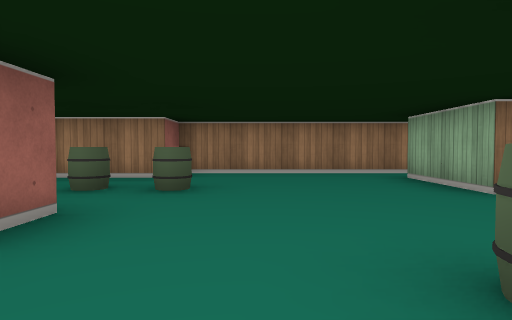
View 1 (above)

16 first-person views from a walk through a cub3D level. The camera is about half as high as the walls, tilts 2° down and sees 75° across. The floor is counted in squares. Each view is taken from the middle of a square. On the plan, view 1 faces up. The plan holds only what a view shows up to about 9 squares ahead; the rest is blank.

View 2
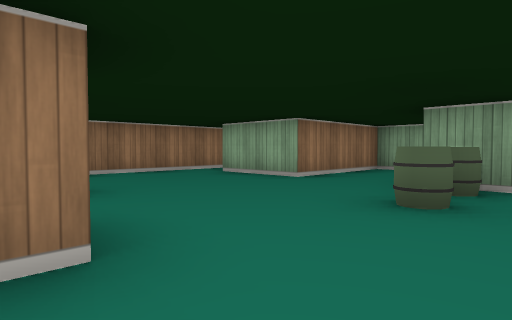

View 3
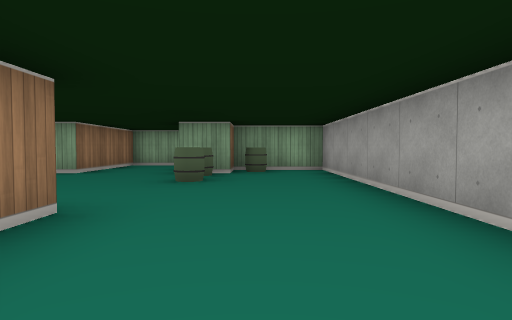

View 4
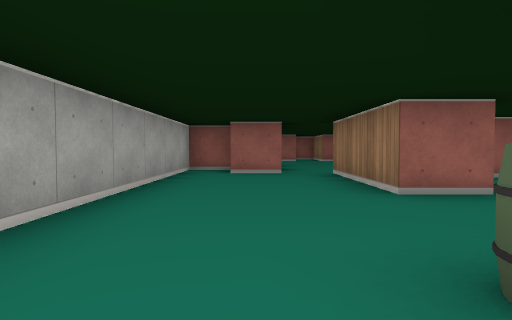

View 5
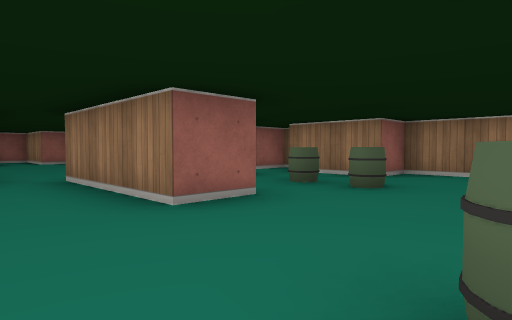

View 6
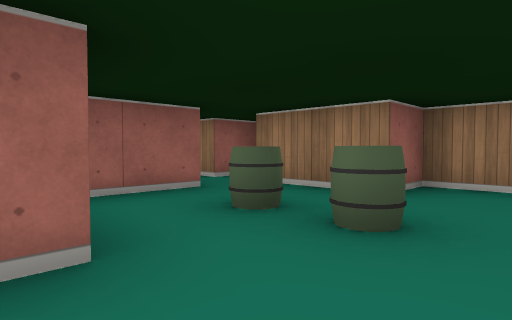

View 7
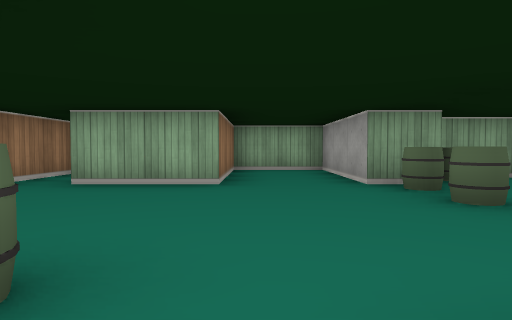

View 8
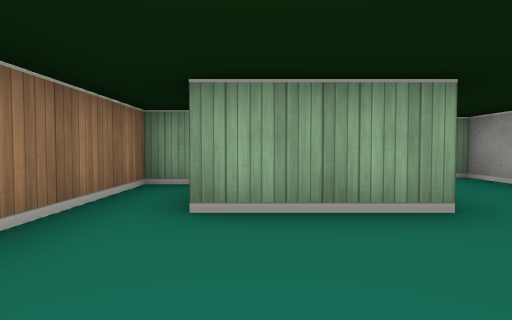

View 9
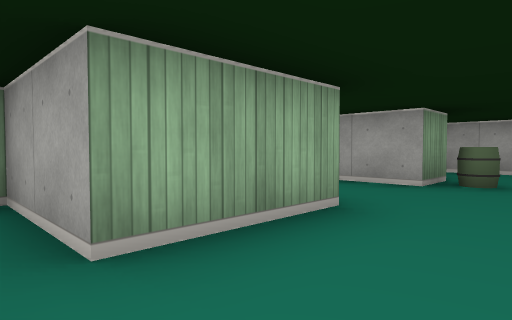

View 10
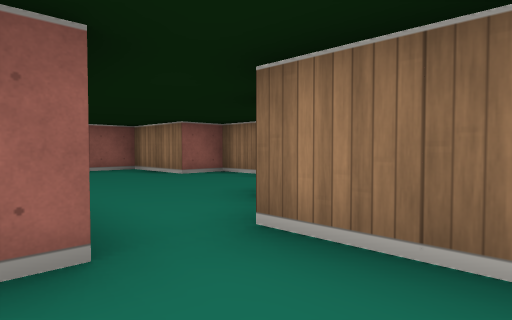

View 11
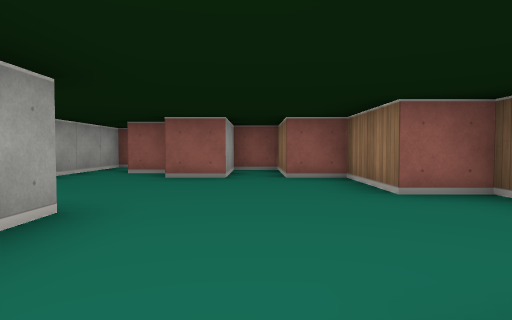

View 12
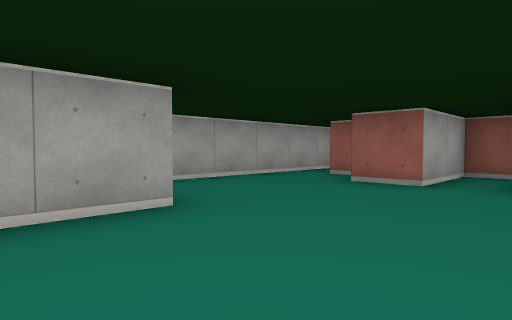

View 13
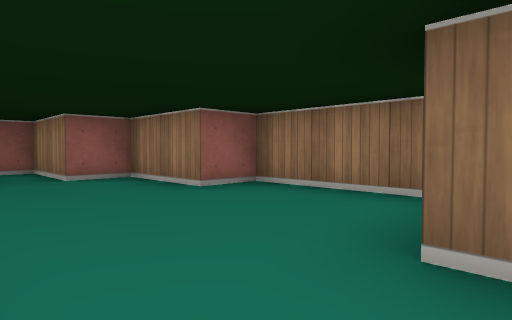

View 14
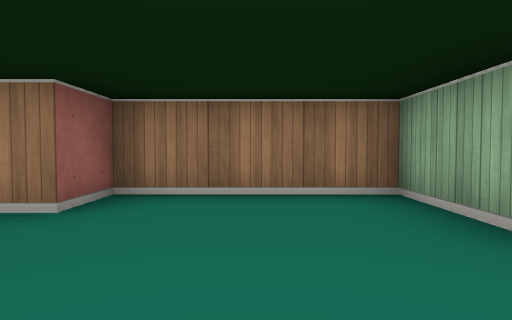

View 15
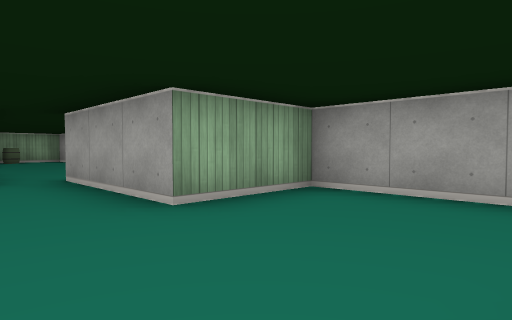

View 16
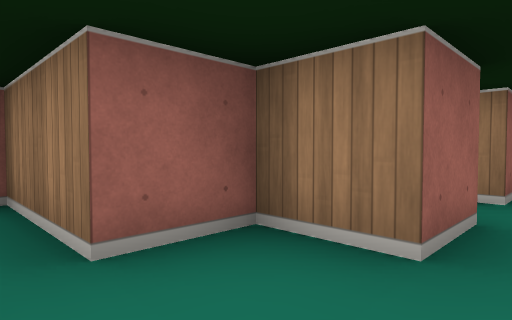

### Floor plan
Points are (right, up) in squares from view 1. A wall is a line through its corners. A room is listed if a view was taken in it or the views show most of it. See-through windows are left out.
Room 1 (views 1, 2, 3, 4, 5, 6, 7, 8, 9, 10)
walls: (-1.5, 2.6) (-1.5, 1.5) (-4.5, 1.5); (-3.5, 4.6) (-3.5, 3.1); (-4.5, 0.5) (-4.5, -0.5); (-5.5, -0.5) (-5.5, -1.5) (3.5, -1.5) (3.5, 0.5) (2.5, 0.5) (2.5, 1.5) (5.5, 1.5) (5.5, 3.5) (2.5, 3.5) (2.5, 5.5) (4.5, 5.5) (4.5, 6.5) (-1.5, 6.5) (-1.5, 5.5) (-3.5, 5.5); (-4.5, 6.5) (-4.5, 5.5)
ways out: opening at (-5, 1) to room 2
objects: barrel (-2, 4); barrel (-1, 4); barrel (1, 1); barrel (2, 1); barrel (3, 0)
Room 2 (views 11, 12, 13, 14, 15, 16)
walls: (-5.5, 2.9) (-5.5, 4.5) (-8.5, 4.5) (-8.5, 3.5) (-10.5, 3.5) (-10.5, 2.5) (-12.5, 2.5) (-12.5, 1.5) (-10.5, 1.5) (-10.5, 0.5) (-11.5, 0.5) (-11.5, -0.5) (-13.5, -0.5) (-13.5, -1.5) (-7.5, -1.5) (-7.5, 0.5) (-4.5, 0.5)
ways out: opening at (-5, 1) to room 1

Positions as (right, up) in squares from view 1, and headings:
1: (0, 0), facing up
2: (-2, 0), facing up-right
3: (-4, 0), facing right
4: (2, 0), facing left
5: (1, 0), facing up-left
6: (0, 2), facing up-left
7: (-2, 3), facing right
8: (0, 5), facing right
9: (1, 6), facing down-right
10: (-3, 0), facing up-left
11: (-5, 2), facing left
12: (-6, 3), facing down-left
13: (-5, 1), facing up-left
14: (-7, 1), facing up
15: (-10, 2), facing down-right
16: (-10, -1), facing up-left
